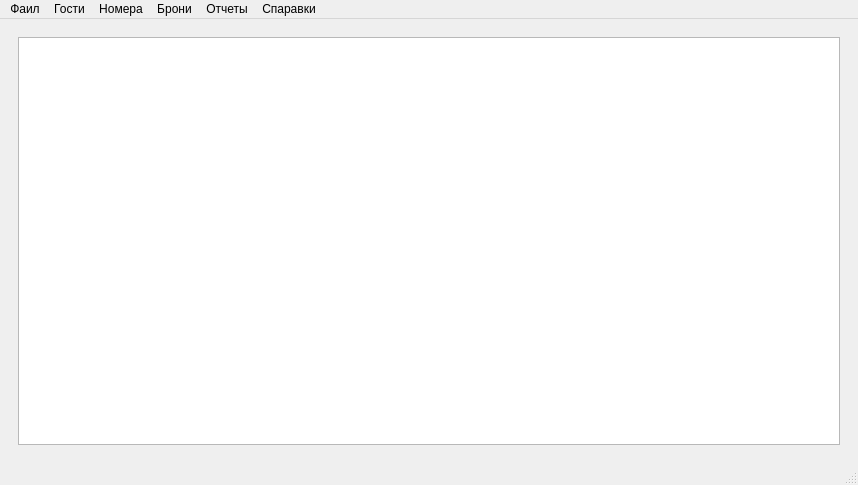
<?xml version="1.0" encoding="UTF-8"?>
<ui version="4.0">
 <class>MainWindow</class>
 <widget class="QMainWindow" name="MainWindow">
  <property name="geometry">
   <rect>
    <x>0</x>
    <y>0</y>
    <width>858</width>
    <height>485</height>
   </rect>
  </property>
  <property name="windowTitle">
   <string>MainWindow</string>
  </property>
  <widget class="QWidget" name="centralwidget">
   <layout class="QHBoxLayout" name="horizontalLayout">
    <item>
     <widget class="QStackedWidget" name="stackedWidget">
      <property name="currentIndex">
       <number>1</number>
      </property>
      <widget class="QWidget" name="pageGuests">
       <layout class="QHBoxLayout" name="horizontalLayout_4">
        <item>
         <widget class="QTableView" name="guestsTable"/>
        </item>
       </layout>
      </widget>
      <widget class="QWidget" name="pageRooms">
       <layout class="QHBoxLayout" name="horizontalLayout_2">
        <item>
         <widget class="QTableView" name="roomsTable"/>
        </item>
       </layout>
      </widget>
      <widget class="QWidget" name="pageBookings">
       <layout class="QHBoxLayout" name="horizontalLayout_5">
        <item>
         <widget class="QTableView" name="bookingsTable"/>
        </item>
       </layout>
      </widget>
      <widget class="QWidget" name="pageReports">
       <layout class="QHBoxLayout" name="horizontalLayout_3">
        <item>
         <widget class="QTableView" name="reportsTable"/>
        </item>
       </layout>
      </widget>
     </widget>
    </item>
   </layout>
  </widget>
  <widget class="QMenuBar" name="menubar">
   <property name="geometry">
    <rect>
     <x>0</x>
     <y>0</y>
     <width>858</width>
     <height>21</height>
    </rect>
   </property>
   <widget class="QMenu" name="menuFile">
    <property name="title">
     <string>Фаил</string>
    </property>
    <addaction name="actionExit"/>
   </widget>
   <widget class="QMenu" name="menuGuests">
    <property name="title">
     <string>Гости</string>
    </property>
    <addaction name="actionShowGuests"/>
    <addaction name="actionAddGuest"/>
    <addaction name="actionDeleteGuest"/>
    <addaction name="actionSelectRoom"/>
   </widget>
   <widget class="QMenu" name="menuRooms">
    <property name="title">
     <string>Номера</string>
    </property>
    <addaction name="actionShowRooms"/>
   </widget>
   <widget class="QMenu" name="menuBookings">
    <property name="title">
     <string>Брони</string>
    </property>
    <addaction name="actionShowBookings"/>
    <addaction name="actionDeleteBooking"/>
   </widget>
   <widget class="QMenu" name="menuReports">
    <property name="title">
     <string>Отчеты</string>
    </property>
    <addaction name="actionFreeRooms"/>
    <addaction name="actionCurrentGuests"/>
    <addaction name="actionStatistics"/>
   </widget>
   <widget class="QMenu" name="menuHelp">
    <property name="title">
     <string>Спаравки</string>
    </property>
    <addaction name="actionAbout"/>
   </widget>
   <addaction name="menuFile"/>
   <addaction name="menuGuests"/>
   <addaction name="menuRooms"/>
   <addaction name="menuBookings"/>
   <addaction name="menuReports"/>
   <addaction name="menuHelp"/>
  </widget>
  <widget class="QStatusBar" name="statusbar"/>
  <action name="actionExit">
   <property name="text">
    <string>Выход</string>
   </property>
  </action>
  <action name="actionShowGuests">
   <property name="text">
    <string>Показать всех</string>
   </property>
  </action>
  <action name="actionAddGuest">
   <property name="text">
    <string>Добавить гостя</string>
   </property>
  </action>
  <action name="actionDeleteGuest">
   <property name="text">
    <string>Удалить гостя</string>
   </property>
  </action>
  <action name="actionShowRooms">
   <property name="text">
    <string>Показать все</string>
   </property>
  </action>
  <action name="actionShowBookings">
   <property name="text">
    <string>Показать все</string>
   </property>
  </action>
  <action name="actionAddBooking">
   <property name="text">
    <string>Добавить бронь</string>
   </property>
  </action>
  <action name="actionDeleteBooking">
   <property name="text">
    <string>Удалить бронь</string>
   </property>
  </action>
  <action name="actionFreeRooms">
   <property name="text">
    <string>Свободные номера</string>
   </property>
  </action>
  <action name="actionCurrentGuests">
   <property name="text">
    <string>Проживающие гости</string>
   </property>
  </action>
  <action name="actionStatistics">
   <property name="text">
    <string>Статистика</string>
   </property>
  </action>
  <action name="actionAbout">
   <property name="text">
    <string>О программе</string>
   </property>
  </action>
  <action name="actionSelectRoom">
   <property name="text">
    <string>Подобрать номер</string>
   </property>
  </action>
 </widget>
 <resources/>
 <connections/>
</ui>
